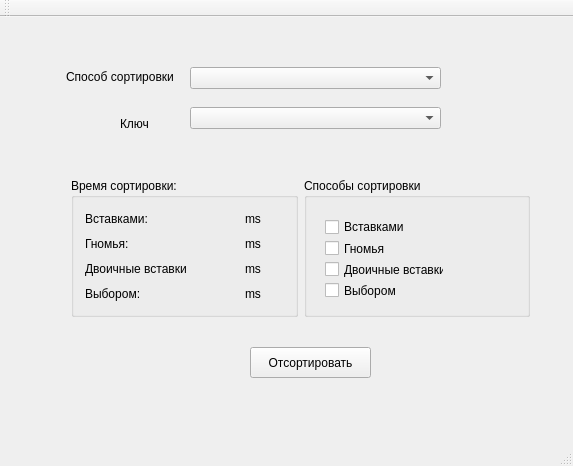
<?xml version="1.0" encoding="UTF-8"?>
<ui version="4.0">
 <class>MainWindow</class>
 <widget class="QMainWindow" name="MainWindow">
  <property name="geometry">
   <rect>
    <x>0</x>
    <y>0</y>
    <width>573</width>
    <height>466</height>
   </rect>
  </property>
  <property name="windowTitle">
   <string>MainWindow</string>
  </property>
  <widget class="QWidget" name="centralWidget">
   <widget class="QPushButton" name="pushButton">
    <property name="geometry">
     <rect>
      <x>250</x>
      <y>330</y>
      <width>121</width>
      <height>31</height>
     </rect>
    </property>
    <property name="text">
     <string>Отсортировать</string>
    </property>
   </widget>
   <widget class="QComboBox" name="comboBox">
    <property name="geometry">
     <rect>
      <x>190</x>
      <y>50</y>
      <width>251</width>
      <height>22</height>
     </rect>
    </property>
   </widget>
   <widget class="QComboBox" name="comboBox_2">
    <property name="geometry">
     <rect>
      <x>190</x>
      <y>90</y>
      <width>251</width>
      <height>22</height>
     </rect>
    </property>
   </widget>
   <widget class="QLabel" name="label">
    <property name="geometry">
     <rect>
      <x>66</x>
      <y>50</y>
      <width>111</width>
      <height>20</height>
     </rect>
    </property>
    <property name="text">
     <string>Способ сортировки</string>
    </property>
   </widget>
   <widget class="QLabel" name="label_2">
    <property name="geometry">
     <rect>
      <x>120</x>
      <y>100</y>
      <width>47</width>
      <height>13</height>
     </rect>
    </property>
    <property name="text">
     <string>Ключ</string>
    </property>
   </widget>
   <widget class="QWidget" name="">
    <property name="geometry">
     <rect>
      <x>60</x>
      <y>150</y>
      <width>481</width>
      <height>161</height>
     </rect>
    </property>
    <layout class="QHBoxLayout" name="horizontalLayout">
     <item>
      <widget class="QGroupBox" name="groupBox">
       <property name="title">
        <string>Время сортировки:</string>
       </property>
       <layout class="QGridLayout" name="gridLayout">
        <item row="0" column="0">
         <widget class="QLabel" name="label_3">
          <property name="text">
           <string>Вставками:</string>
          </property>
         </widget>
        </item>
        <item row="0" column="1" colspan="2">
         <widget class="QLabel" name="timeInsert">
          <property name="text">
           <string/>
          </property>
         </widget>
        </item>
        <item row="0" column="3">
         <widget class="QLabel" name="label_7">
          <property name="text">
           <string>ms</string>
          </property>
         </widget>
        </item>
        <item row="1" column="0">
         <widget class="QLabel" name="label_4">
          <property name="text">
           <string>Гномья:</string>
          </property>
         </widget>
        </item>
        <item row="1" column="1" colspan="2">
         <widget class="QLabel" name="timeGnome">
          <property name="text">
           <string/>
          </property>
         </widget>
        </item>
        <item row="1" column="3">
         <widget class="QLabel" name="label_8">
          <property name="text">
           <string>ms</string>
          </property>
         </widget>
        </item>
        <item row="2" column="0" colspan="2">
         <widget class="QLabel" name="label_5">
          <property name="text">
           <string>Двоичные вставки</string>
          </property>
         </widget>
        </item>
        <item row="2" column="2">
         <widget class="QLabel" name="timeBinary">
          <property name="text">
           <string/>
          </property>
         </widget>
        </item>
        <item row="2" column="3">
         <widget class="QLabel" name="label_9">
          <property name="text">
           <string>ms</string>
          </property>
         </widget>
        </item>
        <item row="3" column="0">
         <widget class="QLabel" name="label_6">
          <property name="text">
           <string>Выбором:</string>
          </property>
         </widget>
        </item>
        <item row="3" column="2">
         <widget class="QLabel" name="timeSelection">
          <property name="text">
           <string/>
          </property>
         </widget>
        </item>
        <item row="3" column="3">
         <widget class="QLabel" name="label_10">
          <property name="text">
           <string>ms</string>
          </property>
         </widget>
        </item>
       </layout>
      </widget>
     </item>
     <item>
      <widget class="QGroupBox" name="groupBox_2">
       <property name="title">
        <string>Способы сортировки</string>
       </property>
       <widget class="QWidget" name="">
        <property name="geometry">
         <rect>
          <x>10</x>
          <y>30</y>
          <width>141</width>
          <height>101</height>
         </rect>
        </property>
        <layout class="QVBoxLayout" name="verticalLayout">
         <item>
          <widget class="QCheckBox" name="checkBox">
           <property name="text">
            <string>Вставками</string>
           </property>
          </widget>
         </item>
         <item>
          <widget class="QCheckBox" name="checkBox_2">
           <property name="text">
            <string>Гномья</string>
           </property>
          </widget>
         </item>
         <item>
          <widget class="QCheckBox" name="checkBox_3">
           <property name="text">
            <string>Двоичные вставки</string>
           </property>
          </widget>
         </item>
         <item>
          <widget class="QCheckBox" name="checkBox_4">
           <property name="text">
            <string>Выбором</string>
           </property>
          </widget>
         </item>
        </layout>
       </widget>
      </widget>
     </item>
    </layout>
   </widget>
  </widget>
  <widget class="QMenuBar" name="menuBar">
   <property name="geometry">
    <rect>
     <x>0</x>
     <y>0</y>
     <width>573</width>
     <height>20</height>
    </rect>
   </property>
  </widget>
  <widget class="QToolBar" name="mainToolBar">
   <attribute name="toolBarArea">
    <enum>TopToolBarArea</enum>
   </attribute>
   <attribute name="toolBarBreak">
    <bool>false</bool>
   </attribute>
  </widget>
  <widget class="QStatusBar" name="statusBar"/>
 </widget>
 <layoutdefault spacing="6" margin="11"/>
 <resources/>
 <connections/>
</ui>
